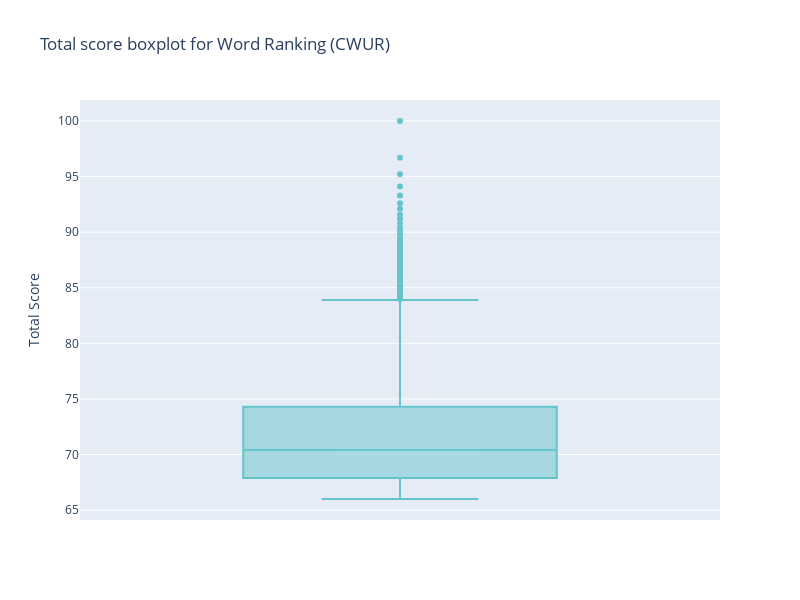

Notebook code for this chart:
### Code cell
#boxplot for word Rank dataset

fig = px.box(Uni_df['CWUR'], y="Total Score",color_discrete_sequence=px.colors.qualitative.Pastel, height=600, width=800, title='Total score boxplot for Word Ranking (CWUR)')

fig.show()

### Figure 1 — Plotly figure (JSON) as saved in the notebook; plotly's stock layout.template omitted (floating-point values rounded to 4 significant figures; data arrays with more than 128 entries replaced by an {"elided": "..."} marker saying what was removed)
{"data": [{"alignmentgroup": "True", "hovertemplate": "Total Score=%{y}<extra></extra>", "legendgroup": "", "marker": {"color": "rgb(102, 197, 204)"}, "name": "", "notched": false, "offsetgroup": "", "orientation": "v", "showlegend": false, "type": "box", "x0": " ", "xaxis": "x", "y": {"elided": "2000 float values"}, "y0": " ", "yaxis": "y"}], "layout": {"boxmode": "group", "height": 600, "legend": {"tracegroupgap": 0}, "title": {"text": "Total score boxplot for Word Ranking (CWUR)"}, "width": 800, "xaxis": {"anchor": "y", "domain": [0, 1]}, "yaxis": {"anchor": "x", "domain": [0, 1], "title": {"text": "Total Score"}}}}
